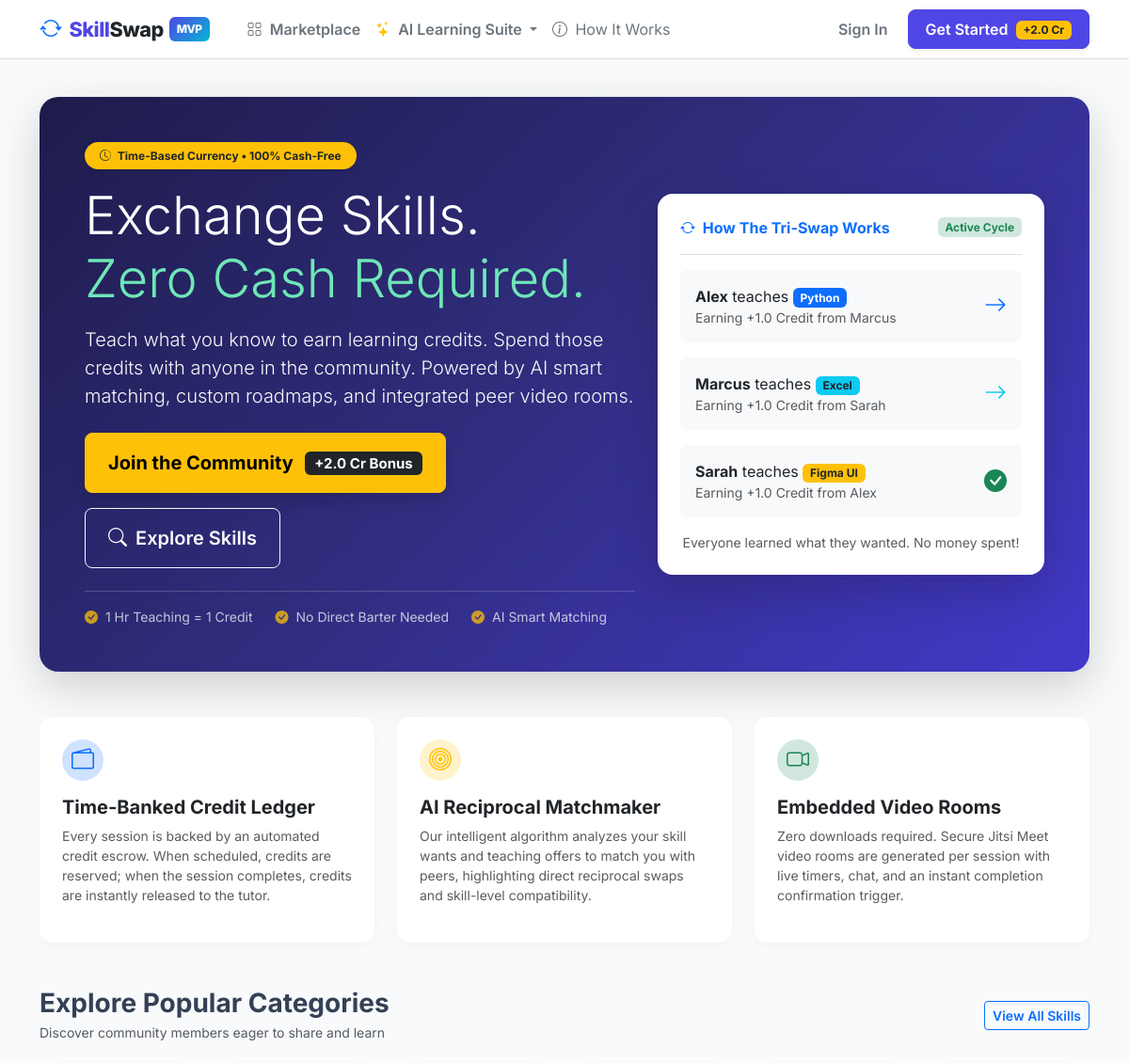
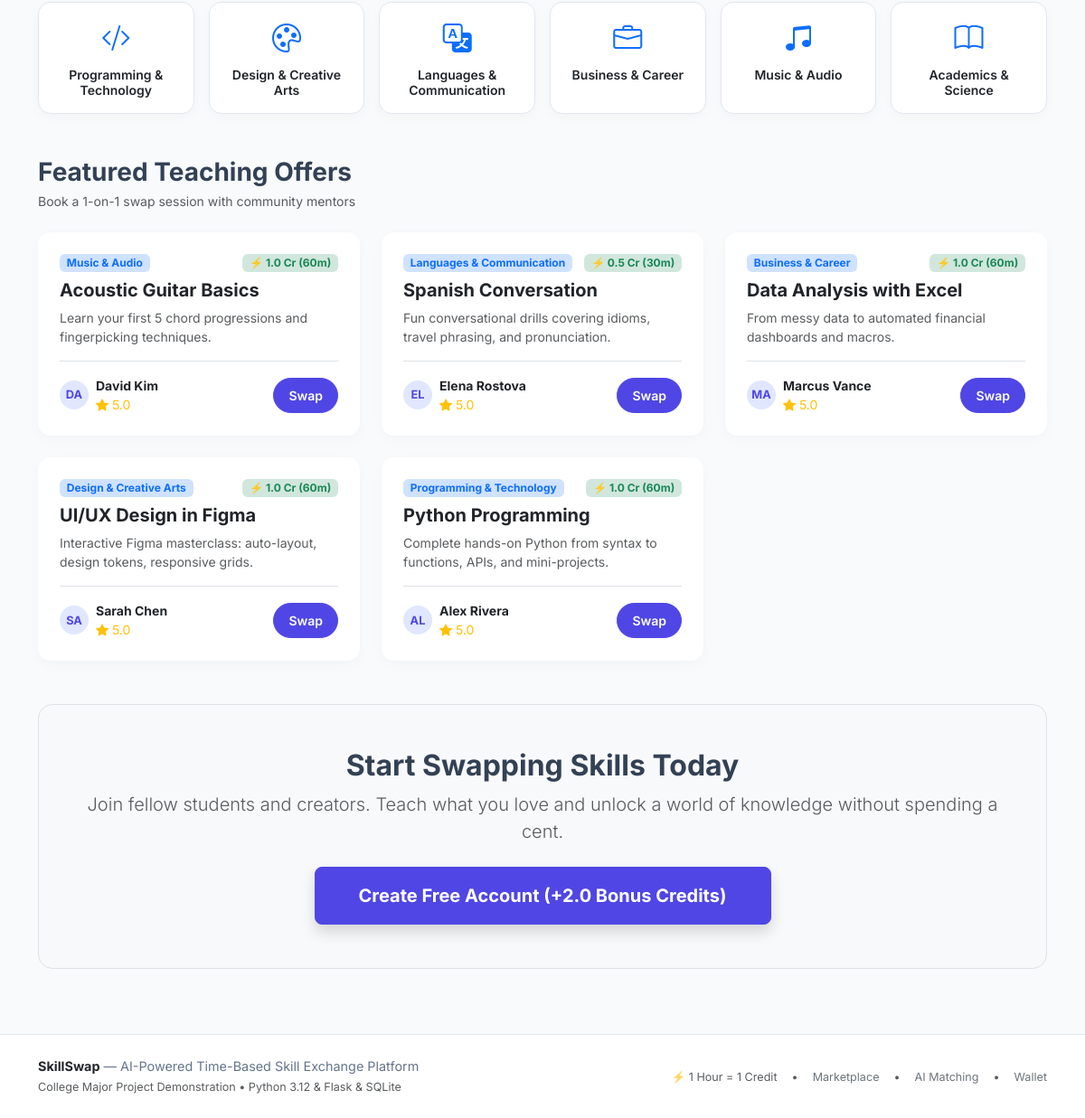
The page / on the database its author committed (2 pictures, top to bottom).
### app/models/skills.py (models this page shows, shortened)
class SkillCategory(db.Model):
    __tablename__ = "skill_categories"
    id = db.Column(db.Integer, primary_key=True)
    name = db.Column(db.String(64), unique=True, nullable=False, index=True)
    description = db.Column(db.String(255), default="")
    icon = db.Column(db.String(64), default="bi-mortarboard")
    skills = db.relationship("Skill", back_populates="category", cascade="all, delete-orphan", lazy="dynamic")

class UserSkill(db.Model):
    __tablename__ = "user_skills"
    id = db.Column(db.Integer, primary_key=True)
    user_id = db.Column(db.Integer, db.ForeignKey("users.id"), nullable=False, index=True)
    skill_id = db.Column(db.Integer, db.ForeignKey("skills.id"), nullable=False, index=True)
    kind = db.Column(db.String(10), default="offer", nullable=False)  # 'offer' or 'want'
    level = db.Column(db.String(20), default="Intermediate", nullable=False)  # Beginner, Intermediate, Advanced, Expert
    description = db.Column(db.Text, default="")
    session_minutes = db.Column(db.Integer, default=60, nullable=False)
    is_active = db.Column(db.Boolean, default=True, nullable=False)
    created_at = db.Column(db.DateTime, default=lambda: datetime.now(timezone.utc), nullable=False)
    user = db.relationship("User", back_populates="skills")
    skill = db.relationship("Skill", back_populates="user_skills")
    @property
    def credit_cost(self) -> float:
        return round(self.session_minutes / 60.0, 2)

class Skill(db.Model):
    __tablename__ = "skills"
    id = db.Column(db.Integer, primary_key=True)
    category_id = db.Column(db.Integer, db.ForeignKey("skill_categories.id"), nullable=False, index=True)
    name = db.Column(db.String(100), nullable=False, index=True)
    category = db.relationship("SkillCategory", back_populates="skills")
    user_skills = db.relationship("UserSkill", back_populates="skill", cascade="all, delete-orphan", lazy="dynamic")
    bookings = db.relationship("Booking", back_populates="skill", lazy="dynamic")
    __table_args__ = (
        db.UniqueConstraint("category_id", "name", name="uq_category_skill_name"),
    )

### app/models/user.py (models this page shows, shortened)
class User(UserMixin, db.Model):
    __tablename__ = "users"
    id = db.Column(db.Integer, primary_key=True)
    username = db.Column(db.String(64), unique=True, nullable=False, index=True)
    email = db.Column(db.String(120), unique=True, nullable=False, index=True)
    password_hash = db.Column(db.String(256), nullable=False)
    full_name = db.Column(db.String(100), nullable=False)
    role = db.Column(db.String(20), default="user", nullable=False)  # 'user', 'admin'
    status = db.Column(db.String(20), default="active", nullable=False)  # 'active', 'suspended'
    bio = db.Column(db.Text, default="")
    headline = db.Column(db.String(150), default="")
    location = db.Column(db.String(100), default="")
    timezone = db.Column(db.String(50), default="UTC")
    avatar_path = db.Column(db.String(255), nullable=True)
    created_at = db.Column(db.DateTime, default=lambda: datetime.now(timezone.utc), nullable=False)
    updated_at = db.Column(db.DateTime, default=lambda: datetime.now(timezone.utc), onupdate=lambda: datetime.now(timezone.utc), nullable=False)
    wallet = db.relationship("Wallet", back_populates="user", uselist=False, cascade="all, delete-orphan")
    skills = db.relationship("UserSkill", back_populates="user", cascade="all, delete-orphan", lazy="dynamic")
    availability = db.relationship("AvailabilitySlot", back_populates="user", cascade="all, delete-orphan")
    bookings_as_learner = db.relationship(
        "Booking", foreign_keys="Booking.learner_id", back_populates="learner", lazy="dynamic"
    )
    bookings_as_teacher = db.relationship(
        "Booking", foreign_keys="Booking.teacher_id", back_populates="teacher", lazy="dynamic"
    )
    reviews_given = db.relationship(
        "Review", foreign_keys="Review.reviewer_id", back_populates="reviewer", lazy="dynamic"
    )
    reviews_received = db.relationship(
        "Review", foreign_keys="Review.reviewee_id", back_populates="reviewee", lazy="dynamic"
    )
    notifications = db.relationship("Notification", back_populates="user", cascade="all, delete-orphan", lazy="dynamic")
    roadmaps = db.relationship("LearningRoadmap", back_populates="user", cascade="all, delete-orphan", lazy="dynamic")
    quizzes = db.relationship("GeneratedQuiz", back_populates="user", cascade="all, delete-orphan", lazy="dynamic")
    ai_conversations = db.relationship("AIConversation", back_populates="user", cascade="all, delete-orphan", lazy="dynamic")
    ai_prefs = db.relationship("UserAIPrefs", back_populates="user", uselist=False, cascade="all, delete-orphan")
    @property
    def average_rating(self) -> float:
        reviews = self.reviews_received.all()
        if not reviews:
            return 5.0
        return round(sum(r.rating for r in reviews) / len(reviews), 1)

### app/models/review.py (models this page shows, shortened)
class Review(db.Model):
    __tablename__ = "reviews"
    id = db.Column(db.Integer, primary_key=True)
    booking_id = db.Column(db.Integer, db.ForeignKey("bookings.id"), nullable=False, index=True)
    reviewer_id = db.Column(db.Integer, db.ForeignKey("users.id"), nullable=False, index=True)
    reviewee_id = db.Column(db.Integer, db.ForeignKey("users.id"), nullable=False, index=True)
    rating = db.Column(db.Integer, nullable=False)  # 1 to 5
    comment = db.Column(db.Text, default="")
    created_at = db.Column(db.DateTime, default=lambda: datetime.now(timezone.utc), nullable=False)
    booking = db.relationship("Booking", back_populates="reviews")
    reviewer = db.relationship("User", foreign_keys=[reviewer_id], back_populates="reviews_given")
    reviewee = db.relationship("User", foreign_keys=[reviewee_id], back_populates="reviews_received")
    __table_args__ = (
        db.UniqueConstraint("booking_id", "reviewer_id", name="uq_booking_reviewer"),
    )

### app/dashboard/routes.py (the view)
@bp.route("/")
def index():
    if current_user.is_authenticated:
        return redirect(url_for("dashboard.dashboard"))
    featured_categories = SkillCategory.query.limit(6).all()
    recent_offers = UserSkill.query.filter_by(kind="offer", is_active=True).order_by(UserSkill.created_at.desc()).limit(6).all()
    return render_template("landing.html", categories=featured_categories, recent_offers=recent_offers)

### app/templates/landing.html (shortened to what this page needs)
{% extends "base.html" %}
{% block content %}
<div class="container">
  <div class="hero-gradient p-4 p-md-5 mb-5 shadow-lg position-relative overflow-hidden">
    <div class="row align-items-center">
      <div class="col-lg-7">
        <span class="badge bg-warning text-dark px-3 py-2 rounded-pill fw-bold mb-3 shadow-sm">
          <i class="bi bi-clock-history me-1"></i> Time-Based Currency • 100% Cash-Free
        </span>
        <h1 class="display-4 fw-extrabold mb-3 text-white tracking-tight">
          Exchange Skills.<br>
          <span style="color: #6ee7b7;">Zero Cash Required.</span>
        </h1>
        <p class="lead text-light mb-4 opacity-90">
          Teach what you know to earn learning credits. Spend those credits with anyone in the community.
          Powered by AI smart matching, custom roadmaps, and integrated peer video rooms.
        </p>
        <div class="d-flex flex-wrap gap-3">
          <a href="{{ url_for('auth.register') }}" class="btn btn-warning btn-lg fw-bold px-4 py-3 shadow">
            Join the Community <span class="badge bg-dark ms-2">+2.0 Cr Bonus</span>
          </a>
          <a href="{{ url_for('skills.index') }}" class="btn btn-outline-light btn-lg fw-semibold px-4 py-3">
            <i class="bi bi-search me-1"></i> Explore Skills
          </a>
        </div>
        <div class="mt-4 pt-3 border-top border-white border-opacity-25 d-flex gap-4 text-light small opacity-75">
          <div><i class="bi bi-check-circle-fill text-warning me-1"></i> 1 Hr Teaching = 1 Credit</div>
          <div><i class="bi bi-check-circle-fill text-warning me-1"></i> No Direct Barter Needed</div>
          <div><i class="bi bi-check-circle-fill text-warning me-1"></i> AI Smart Matching</div>
        </div>
      </div>
      <div class="col-lg-5 d-none d-lg-block">
        <div class="card bg-white text-dark p-4 shadow-lg border-0 rounded-4">
          <div class="d-flex align-items-center justify-content-between mb-3 border-bottom pb-3">
            <span class="fw-bold text-primary"><i class="bi bi-arrow-repeat me-1"></i> How The Tri-Swap Works</span>
            <span class="badge bg-success-subtle text-success">Active Cycle</span>
          </div>
          <div class="d-flex flex-column gap-3">
            <div class="p-3 bg-light rounded-3 d-flex align-items-center justify-content-between">
              <div>
                <strong>Alex</strong> teaches <span class="badge bg-primary">Python</span>
                <div class="small text-muted">Earning +1.0 Credit from Marcus</div>
              </div>
              <i class="bi bi-arrow-right fs-4 text-primary"></i>
            </div>
            <div class="p-3 bg-light rounded-3 d-flex align-items-center justify-content-between">
              <div>
                <strong>Marcus</strong> teaches <span class="badge bg-info text-dark">Excel</span>
                <div class="small text-muted">Earning +1.0 Credit from Sarah</div>
              </div>
              <i class="bi bi-arrow-right fs-4 text-info"></i>
            </div>
            <div class="p-3 bg-light rounded-3 d-flex align-items-center justify-content-between">
              <div>
                <strong>Sarah</strong> teaches <span class="badge bg-warning text-dark">Figma UI</span>
                <div class="small text-muted">Earning +1.0 Credit from Alex</div>
              </div>
              <i class="bi bi-check-circle-fill fs-4 text-success"></i>
            </div>
          </div>
          <div class="mt-3 text-center small text-muted">
            Everyone learned what they wanted. No money spent!
          </div>
        </div>
      </div>
    </div>
  </div>
  <div class="row g-4 mb-5">
    <div class="col-md-4">
      <div class="card h-100 p-4 border-0 card-hover">
        <div class="avatar-circle mb-3 bg-primary-subtle text-primary">
          <i class="bi bi-wallet2 fs-4"></i>
        </div>
        <h5 class="fw-bold">Time-Banked Credit Ledger</h5>
        <p class="text-muted small">
          Every session is backed by an automated credit escrow. When scheduled, credits are reserved; when the session completes, credits are instantly released to the tutor.
        </p>
      </div>
    </div>
    <div class="col-md-4">
      <div class="card h-100 p-4 border-0 card-hover">
        <div class="avatar-circle mb-3 bg-warning-subtle text-warning">
          <i class="bi bi-bullseye fs-4"></i>
        </div>
        <h5 class="fw-bold">AI Reciprocal Matchmaker</h5>
        <p class="text-muted small">
          Our intelligent algorithm analyzes your skill wants and teaching offers to match you with peers, highlighting direct reciprocal swaps and skill-level compatibility.
        </p>
      </div>
    </div>
    <div class="col-md-4">
      <div class="card h-100 p-4 border-0 card-hover">
        <div class="avatar-circle mb-3 bg-success-subtle text-success">
          <i class="bi bi-camera-video fs-4"></i>
        </div>
        <h5 class="fw-bold">Embedded Video Rooms</h5>
        <p class="text-muted small">
          Zero downloads required. Secure Jitsi Meet video rooms are generated per session with live timers, chat, and an instant completion confirmation trigger.
        </p>
      </div>
    </div>
  </div>
  <div class="mb-5">
    <div class="d-flex justify-content-between align-items-center mb-4">
      <div>
        <h3 class="fw-bold mb-1">Explore Popular Categories</h3>
        <p class="text-muted small mb-0">Discover community members eager to share and learn</p>
      </div>
      <a href="{{ url_for('skills.index') }}" class="btn btn-outline-primary btn-sm fw-semibold">View All Skills</a>
    </div>
    <div class="row g-3">
      {% for cat in categories %}
        <div class="col-6 col-md-4 col-lg-2">
          <a href="{{ url_for('skills.index', category=cat.id) }}" class="card text-center p-3 text-decoration-none text-dark card-hover h-100">
            <i class="bi {{ cat.icon }} fs-2 text-primary mb-2"></i>
            <h6 class="fw-semibold mb-0 small">{{ cat.name }}</h6>
          </a>
        </div>
      {% endfor %}
    </div>
  </div>
  <div class="mb-5">
    <div class="d-flex justify-content-between align-items-center mb-4">
      <div>
        <h3 class="fw-bold mb-1">Featured Teaching Offers</h3>
        <p class="text-muted small mb-0">Book a 1-on-1 swap session with community mentors</p>
      </div>
    </div>
    <div class="row g-4">
      {% for listing in recent_offers %}
        <div class="col-md-6 col-lg-4">
          <div class="card h-100 p-4 border-0 card-hover">
            <div class="d-flex justify-content-between align-items-start mb-2">
              <span class="badge bg-primary-subtle text-primary">{{ listing.skill.category.name }}</span>
              <span class="badge bg-success-subtle text-success fw-bold">⚡ {{ listing.credit_cost }} Cr ({{ listing.session_minutes }}m)</span>
            </div>
            <h5 class="fw-bold mb-2">{{ listing.skill.name }}</h5>
            <p class="text-muted small mb-3 flex-grow-1">
              {{ listing.description[:100] }}{% if listing.description|length > 100 %}...{% endif %}
            </p>
            <div class="d-flex align-items-center justify-content-between pt-3 border-top">
              <div class="d-flex align-items-center gap-2">
                <div class="avatar-circle" style="width: 32px; height: 32px; font-size: 0.8rem;">
                  {{ listing.user.username[:2].upper() }}
                </div>
                <div>
                  <div class="fw-bold small">{{ listing.user.full_name }}</div>
                  <div class="text-warning small"><i class="bi bi-star-fill"></i> {{ listing.user.average_rating }}</div>
                </div>
              </div>
              <a href="{{ url_for('bookings.new', user_skill_id=listing.id) }}" class="btn btn-primary btn-sm rounded-pill px-3">
                Swap
              </a>
            </div>
          </div>
        </div>
      {% endfor %}
    </div>
  </div>
  <div class="bg-light p-5 rounded-4 text-center mb-5 border">
    <h2 class="fw-bold mb-2">Start Swapping Skills Today</h2>
    <p class="text-muted lead max-w-lg mx-auto mb-4">
      Join fellow students and creators. Teach what you love and unlock a world of knowledge without spending a cent.
    </p>
    <a href="{{ url_for('auth.register') }}" class="btn btn-primary btn-lg fw-bold px-5 py-3 shadow">
      Create Free Account (+2.0 Bonus Credits)
    </a>
  </div>
</div>
{% endblock %}

### rows shown on the page
SkillCategory: name "Programming & Technology"
SkillCategory: name "Design & Creative Arts"
SkillCategory: name "Languages & Communication"
SkillCategory: name "Business & Career"
SkillCategory: name "Music & Audio"
SkillCategory: name "Academics & Science"
UserSkill: skill.category.name "Music & Audio", credit_cost "1.0", session_minutes "60", skill.name "Acoustic Guitar Basics", description "Learn your first 5 chord progressions and fingerpicking techniques.", user "DA", user.full_name "David Kim", user.average_rating "5.0"
UserSkill: skill.category.name "Languages & Communication", credit_cost "0.5", session_minutes "30", skill.name "Spanish Conversation", description "Fun conversational drills covering idioms, travel phrasing, and pronunciation.", user "EL", user.full_name "Elena Rostova", user.average_rating "5.0"
UserSkill: skill.category.name "Business & Career", credit_cost "1.0", session_minutes "60", skill.name "Data Analysis with Excel", description "From messy data to automated financial dashboards and macros.", user "MA", user.full_name "Marcus Vance", user.average_rating "5.0"
UserSkill: skill.category.name "Design & Creative Arts", credit_cost "1.0", session_minutes "60", skill.name "UI/UX Design in Figma", description "Interactive Figma masterclass: auto-layout, design tokens, responsive grids.", user "SA", user.full_name "Sarah Chen", user.average_rating "5.0"
UserSkill: skill.category.name "Programming & Technology", credit_cost "1.0", session_minutes "60", skill.name "Python Programming", description "Complete hands-on Python from syntax to functions, APIs, and mini-projects.", user "AL", user.full_name "Alex Rivera", user.average_rating "5.0"
